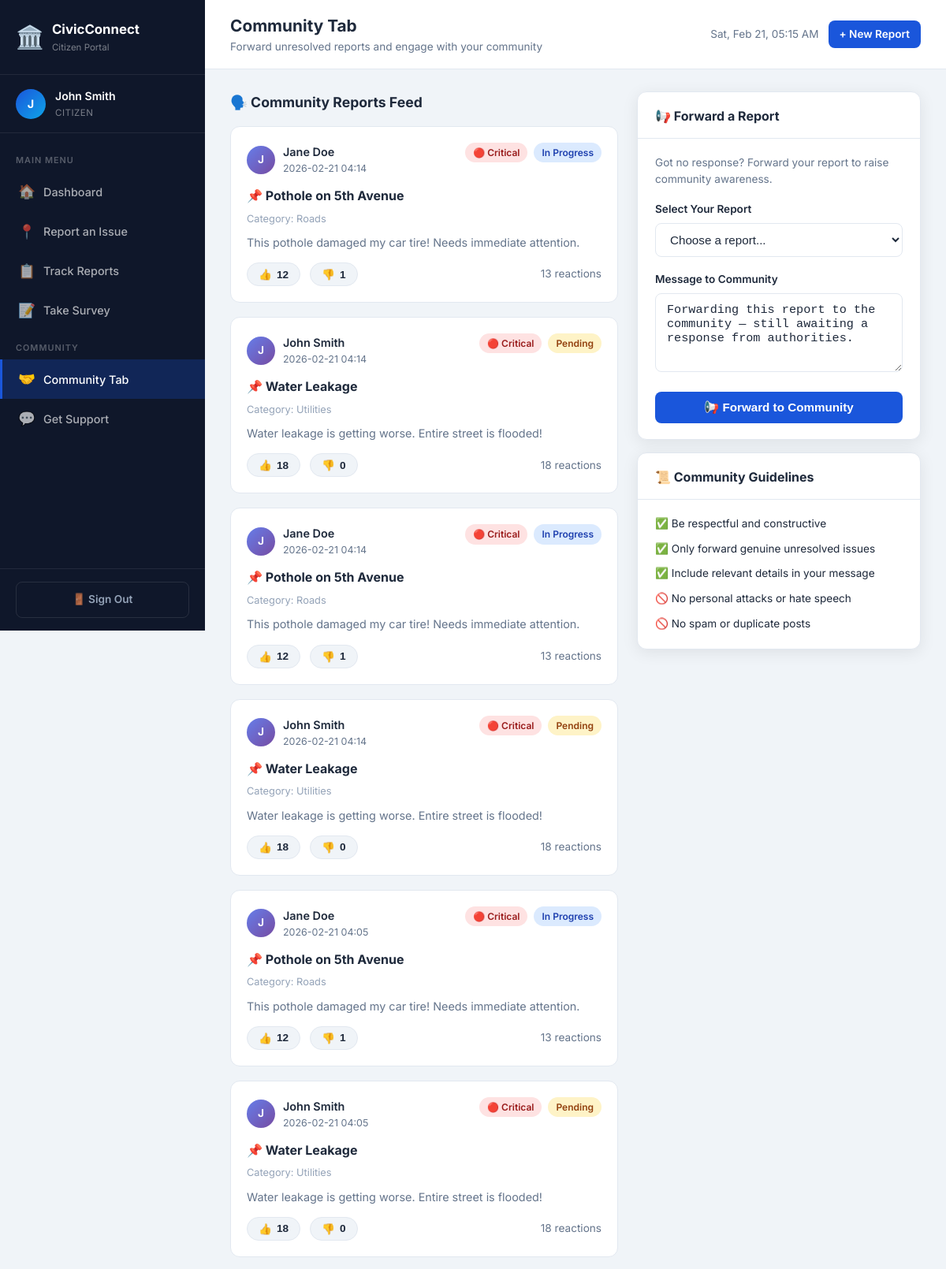
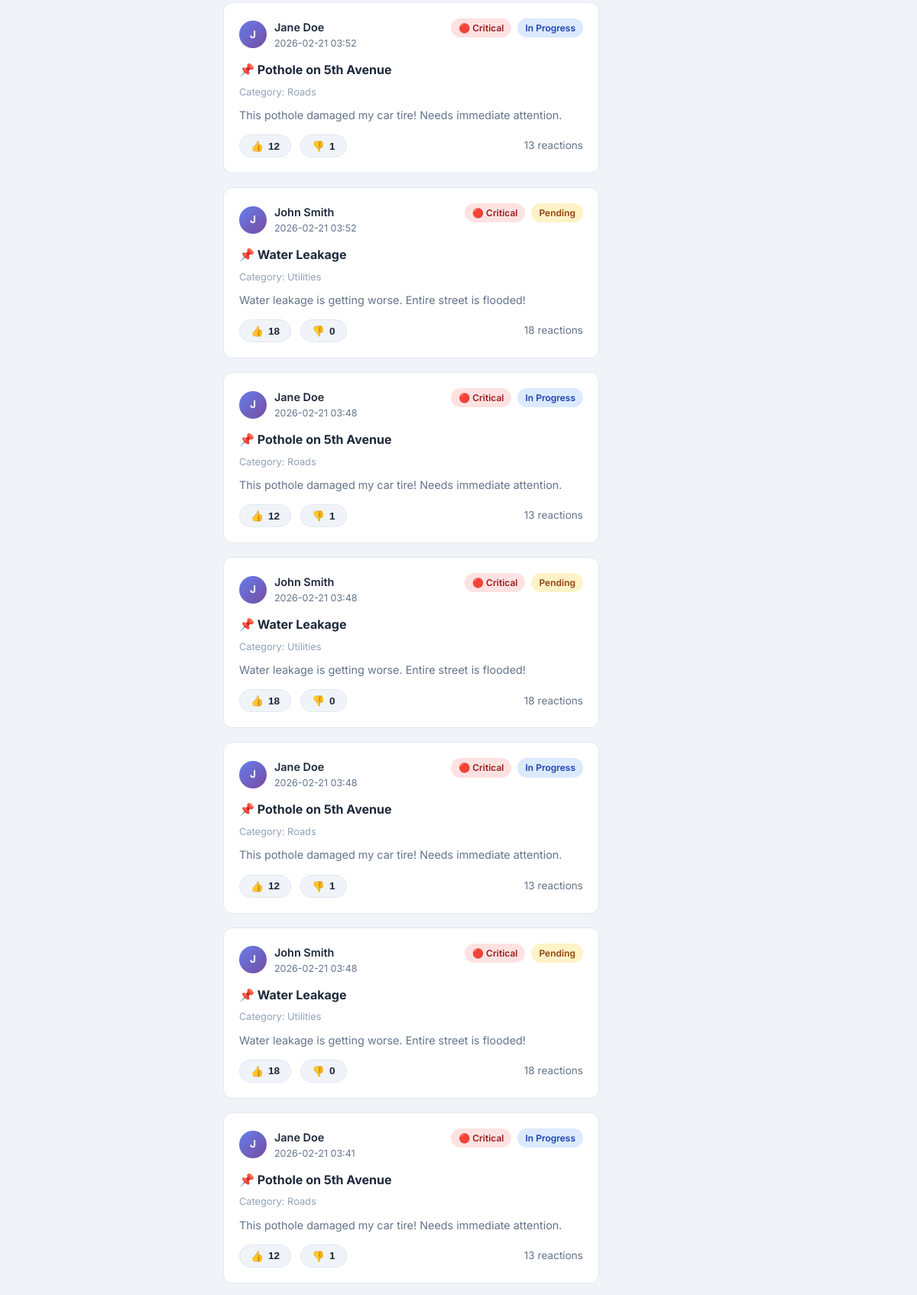
Screenshot of /citizen/community (signed in, upper part) with the database file from the repository (2 pictures, top to bottom).
### tables this page shows
CREATE TABLE users (
            id INTEGER PRIMARY KEY AUTOINCREMENT,
            username TEXT UNIQUE NOT NULL,
            password TEXT NOT NULL,
            role TEXT NOT NULL DEFAULT 'citizen',
            full_name TEXT,
            email TEXT,
            phone TEXT,
            created_at TIMESTAMP DEFAULT CURRENT_TIMESTAMP
        );

CREATE TABLE community_posts (
            id INTEGER PRIMARY KEY AUTOINCREMENT,
            report_id INTEGER NOT NULL,
            user_id INTEGER NOT NULL,
            message TEXT,
            likes INTEGER DEFAULT 0,
            dislikes INTEGER DEFAULT 0,
            created_at TIMESTAMP DEFAULT CURRENT_TIMESTAMP,
            FOREIGN KEY (report_id) REFERENCES reports(id),
            FOREIGN KEY (user_id) REFERENCES users(id)
        );

CREATE TABLE reports (
            id INTEGER PRIMARY KEY AUTOINCREMENT,
            report_id TEXT UNIQUE NOT NULL,
            user_id INTEGER NOT NULL,
            title TEXT NOT NULL,
            category TEXT NOT NULL,
            description TEXT NOT NULL,
            location_address TEXT,
            latitude REAL,
            longitude REAL,
            image_path TEXT,
            status TEXT DEFAULT 'Pending',
            severity TEXT DEFAULT 'Medium',
            admin_notes TEXT,
            label TEXT,
            created_at TIMESTAMP DEFAULT CURRENT_TIMESTAMP,
            updated_at TIMESTAMP DEFAULT CURRENT_TIMESTAMP, image_hash TEXT, source TEXT DEFAULT 'citizen', satellite_confirmed INTEGER DEFAULT 0, satellite_scan_id INTEGER,
            FOREIGN KEY (user_id) REFERENCES users(id)
        );

### app.py (the view)
@app.route('/citizen/community')
@citizen_required
def community():
    db = get_db()
    posts = db.execute('''
        SELECT cp.*, r.title as report_title, r.category, r.status, r.severity,
               u.full_name as author
        FROM community_posts cp
        JOIN reports r ON cp.report_id = r.id
        JOIN users u ON cp.user_id = u.id
        ORDER BY cp.created_at DESC
    ''').fetchall()
    eligible = db.execute('''SELECT * FROM reports WHERE user_id=? AND status != 'Resolved' ''',
                          (session['user_id'],)).fetchall()
    db.close()
    return render_template('citizen/community.html', posts=posts, eligible_reports=eligible)

### app.py (called while the page is built)
def get_db():
    db = sqlite3.connect('civic_connect.db')
    db.row_factory = sqlite3.Row
    return db

def citizen_required(f):
    @wraps(f)
    def decorated(*args, **kwargs):
        if 'user_id' not in session or session.get('role') != 'citizen':
            return redirect(url_for('login'))
        return f(*args, **kwargs)
    return decorated

### templates/citizen/community.html (shortened to what this page needs)
{% extends "citizen/base_citizen.html" %}
{% block page_title %}Community Tab{% endblock %}
{% block page_sub %}Forward unresolved reports and engage with your community{% endblock %}
{% block content %}
<div style="display:grid;grid-template-columns:1fr 360px;gap:24px;align-items:start">
  <div>
    <div class="section-title">🗣️ Community Reports Feed</div>
    {% if posts %}
      {% for post in posts %}
      <div class="community-post">
        <div class="post-header">
          <div class="post-author">
            <div class="post-avatar">{{ post['author'][0].upper() }}</div>
            <div><div class="post-name">{{ post['author'] }}</div><div class="post-time">{{ post['created_at'][:16] }}</div></div>
          </div>
          <div style="display:flex;gap:8px;align-items:center">
            {% set sev=post['severity'] %}<span class="badge badge-{{ sev.lower() }}">{% if sev=='Critical' %}🔴{% elif sev=='High' %}🟠{% elif sev=='Medium' %}🟡{% else %}🟢{% endif %} {{ sev }}</span>
            <span class="badge badge-{{ 'progress' if post['status']=='In Progress' else post['status'].lower() }}">{{ post['status'] }}</span>
          </div>
        </div>
        <div class="post-title">📌 {{ post['report_title'] }}</div>
        <div style="font-size:.8rem;color:#94a3b8;margin-bottom:8px">Category: {{ post['category'] }}</div>
        <div class="post-message">{{ post['message'] }}</div>
        <div class="post-actions">
          <form method="POST" action="{{ url_for('react_post') }}" style="display:inline">
            <button type="submit" class="react-btn">👍 <span>{{ post['likes'] }}</span></button>
          </form>
          <form method="POST" action="{{ url_for('react_post') }}" style="display:inline">
            <button type="submit" class="react-btn">👎 <span>{{ post['dislikes'] }}</span></button>
          </form>
          <span class="text-sm text-muted" style="margin-left:auto">{{ post['likes']+post['dislikes'] }} reactions</span>
        </div>
      </div>
      {% endfor %}
    {% else %}
    <div class="card"><div class="card-body" style="text-align:center;padding:64px 32px">
      <div style="font-size:4rem;margin-bottom:16px">🤝</div>
      <h3>No community posts yet</h3>
      <p class="text-muted">Be the first to forward a report!</p>
    </div></div>
    {% endif %}
  </div>
  <div>
    <div class="card" style="position:sticky;top:80px">
      <div class="card-header"><div class="card-title">📢 Forward a Report</div></div>
      <div class="card-body">
        <p class="text-sm text-muted mb-4">Got no response? Forward your report to raise community awareness.</p>
        {% if eligible_reports %}
        <form method="POST" action="{{ url_for('forward_report') }}">
          <div class="form-group"><label>Select Your Report</label>
            <select name="report_id" required><option value="">Choose a report...</option>
            </select>
          </div>
          <div class="form-group"><label>Message to Community</label><textarea name="message">Forwarding this report to the community — still awaiting a response from authorities.</textarea></div>
          <button type="submit" class="btn btn-primary btn-full">📢 Forward to Community</button>
        </form>
        {% else %}
        <div style="text-align:center;padding:24px 0;color:#94a3b8">
          <div style="font-size:2.5rem;margin-bottom:10px">✅</div>
          <p class="text-sm">All your reports are resolved.</p>
          <a href="{{ url_for('report_issue') }}" class="btn btn-primary btn-sm mt-4">+ New Report</a>
        </div>
        {% endif %}
      </div>
    </div>
    <div class="card mt-4">
      <div class="card-header"><div class="card-title">📜 Community Guidelines</div></div>
      <div class="card-body">
        <ul style="list-style:none;display:flex;flex-direction:column;gap:10px">
          <li class="text-sm">✅ Be respectful and constructive</li>
          <li class="text-sm">✅ Only forward genuine unresolved issues</li>
          <li class="text-sm">✅ Include relevant details in your message</li>
          <li class="text-sm">🚫 No personal attacks or hate speech</li>
          <li class="text-sm">🚫 No spam or duplicate posts</li>
        </ul>
      </div>
    </div>
  </div>
</div>
{% endblock %}

### templates/citizen/base_citizen.html (shortened to what this page needs)
<!DOCTYPE html>
<html lang="en">
<head>
  <link rel="stylesheet" href="{{ url_for('static', filename='css/style.css') }}">
</head>
<body>
<div class="app-layout">
  <aside class="sidebar">
    <a href="{{ url_for('citizen_dashboard') }}" class="sidebar-brand">
      <span class="brand-icon">🏛️</span>
      <div><div class="brand-text">CivicConnect</div><div class="brand-sub">Citizen Portal</div></div>
    </a>
    <div class="sidebar-user">
      <div class="user-avatar">{{ session.full_name[0].upper() if session.full_name else 'C' }}</div>
      <div>
        <div class="user-name">{{ session.full_name or session.username }}</div>
        <div class="user-role">Citizen</div>
      </div>
    </div>
    <nav class="sidebar-nav">
      <div class="nav-section-title">Main Menu</div>
      <a href="{{ url_for('citizen_dashboard') }}" class="nav-item {% if request.endpoint == 'citizen_dashboard' %}active{% endif %}"><span class="nav-icon">🏠</span> Dashboard</a>
      <a href="{{ url_for('report_issue') }}" class="nav-item {% if request.endpoint == 'report_issue' %}active{% endif %}"><span class="nav-icon">📍</span> Report an Issue</a>
      <a href="{{ url_for('track_reports') }}" class="nav-item {% if request.endpoint == 'track_reports' %}active{% endif %}"><span class="nav-icon">📋</span> Track Reports</a>
      <a href="{{ url_for('survey') }}" class="nav-item {% if request.endpoint == 'survey' %}active{% endif %}"><span class="nav-icon">📝</span> Take Survey</a>
      <div class="nav-section-title">Community</div>
      <a href="{{ url_for('community') }}" class="nav-item {% if request.endpoint == 'community' %}active{% endif %}"><span class="nav-icon">🤝</span> Community Tab</a>
      <a href="{{ url_for('get_support') }}" class="nav-item {% if request.endpoint == 'get_support' %}active{% endif %}"><span class="nav-icon">💬</span> Get Support</a>
    </nav>
    <div class="sidebar-footer">
      <a href="{{ url_for('logout') }}" class="btn btn-outline btn-full" style="color:#94a3b8;border-color:rgba(255,255,255,.1);font-size:.85rem">🚪 Sign Out</a>
    </div>
  </aside>
  <div class="main-content">
    <div class="topbar">
      <div class="topbar-title">
        <h1>{% block page_title %}Dashboard{% endblock %}</h1>
        <p>{% block page_sub %}Welcome back, {{ session.full_name }}{% endblock %}</p>
      </div>
      <div class="topbar-actions">
        <span class="topbar-time" id="live-clock"></span>
        <a href="{{ url_for('report_issue') }}" class="btn btn-primary btn-sm">+ New Report</a>
      </div>
    </div>
    <div class="page-body">
      {% block content %}{% endblock %}
    </div>
  </div>
</div>
</body>
</html>

### rows the page displays
users: full_name "John Smith"
community_posts: full_name "J", author "Jane Doe", created_at "2026-02-21 04:14", status "In Progress", report_title "Pothole on 5th Avenue", category "Roads", message "This pothole damaged my car tire! Needs immediate attention.", likes "12", dislikes "1", post['likes']+post['dislikes'] "13"
reports: severity "Critical"
community_posts: full_name "J", author "John Smith", created_at "2026-02-21 04:14", status "Pending", report_title "Water Leakage", category "Utilities", message "Water leakage is getting worse. Entire street is flooded!", likes "18", dislikes "0", post['likes']+post['dislikes'] "18"
reports: severity "Critical"
community_posts: full_name "J", author "Jane Doe", created_at "2026-02-21 04:14", status "In Progress", report_title "Pothole on 5th Avenue", category "Roads", message "This pothole damaged my car tire! Needs immediate attention.", likes "12", dislikes "1", post['likes']+post['dislikes'] "13"
community_posts: full_name "J", author "John Smith", created_at "2026-02-21 04:14", status "Pending", report_title "Water Leakage", category "Utilities", message "Water leakage is getting worse. Entire street is flooded!", likes "18", dislikes "0", post['likes']+post['dislikes'] "18"
community_posts: full_name "J", author "Jane Doe", created_at "2026-02-21 04:05", status "In Progress", report_title "Pothole on 5th Avenue", category "Roads", message "This pothole damaged my car tire! Needs immediate attention.", likes "12", dislikes "1", post['likes']+post['dislikes'] "13"
community_posts: full_name "J", author "John Smith", created_at "2026-02-21 04:05", status "Pending", report_title "Water Leakage", category "Utilities", message "Water leakage is getting worse. Entire street is flooded!", likes "18", dislikes "0", post['likes']+post['dislikes'] "18"
community_posts: full_name "J", author "Jane Doe", created_at "2026-02-21 03:52", status "In Progress", report_title "Pothole on 5th Avenue", category "Roads", message "This pothole damaged my car tire! Needs immediate attention.", likes "12", dislikes "1", post['likes']+post['dislikes'] "13"
community_posts: full_name "J", author "John Smith", created_at "2026-02-21 03:52", status "Pending", report_title "Water Leakage", category "Utilities", message "Water leakage is getting worse. Entire street is flooded!", likes "18", dislikes "0", post['likes']+post['dislikes'] "18"
community_posts: full_name "J", author "Jane Doe", created_at "2026-02-21 03:48", status "In Progress", report_title "Pothole on 5th Avenue", category "Roads", message "This pothole damaged my car tire! Needs immediate attention.", likes "12", dislikes "1", post['likes']+post['dislikes'] "13"
community_posts: full_name "J", author "John Smith", created_at "2026-02-21 03:48", status "Pending", report_title "Water Leakage", category "Utilities", message "Water leakage is getting worse. Entire street is flooded!", likes "18", dislikes "0", post['likes']+post['dislikes'] "18"
community_posts: full_name "J", author "Jane Doe", created_at "2026-02-21 03:48", status "In Progress", report_title "Pothole on 5th Avenue", category "Roads", message "This pothole damaged my car tire! Needs immediate attention.", likes "12", dislikes "1", post['likes']+post['dislikes'] "13"
community_posts: full_name "J", author "John Smith", created_at "2026-02-21 03:48", status "Pending", report_title "Water Leakage", category "Utilities", message "Water leakage is getting worse. Entire street is flooded!", likes "18", dislikes "0", post['likes']+post['dislikes'] "18"
community_posts: full_name "J", author "Jane Doe", created_at "2026-02-21 03:41", status "In Progress", report_title "Pothole on 5th Avenue", category "Roads", message "This pothole damaged my car tire! Needs immediate attention.", likes "12", dislikes "1", post['likes']+post['dislikes'] "13"

### other values shown
{{ session.full_name[0].upper() if session.full_name else 'C' }} "J"
